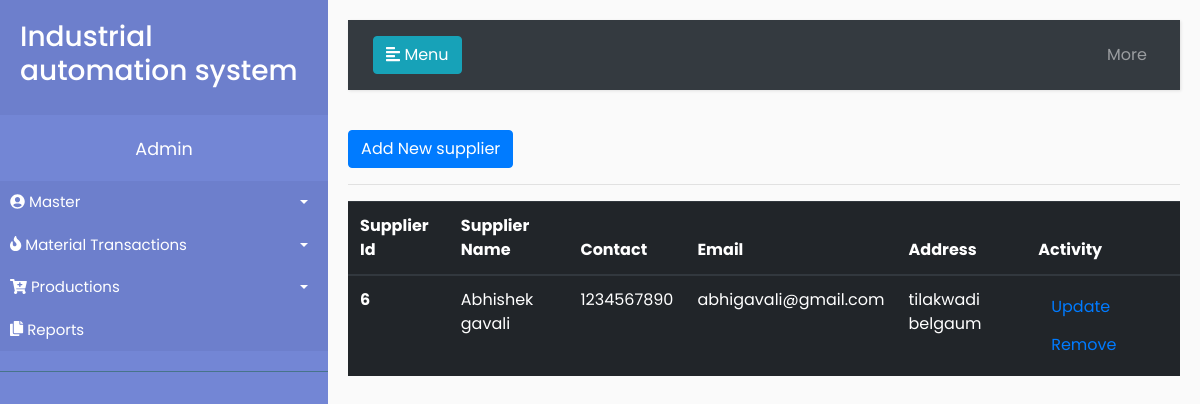
Page /supplier/ (signed in) on the committed database.
### master/models.py (models this page shows, shortened)
class Supplier(models.Model):
	name = models.CharField(max_length=50)
	contact = models.PositiveIntegerField(max_length=10)
	email_id = models.EmailField(max_length=254, blank=True)
	address = models.TextField()
	created_date = models.DateTimeField(default=timezone.now)

### master/views.py (the view)
# urls.py: path('supplier/',views.supplier,name='supplier'),
@login_required
def supplier(request):
	supp = Supplier.objects.all()
	return render(request, 'master/supplier.html', {'supp': supp})

### master/templates/master/supplier.html
{% extends 'base.html' %}
{% block content %}
<a class="btn btn-primary" href="{% url 'newsupplier' %}" role="button">Add New supplier</a> <hr/>
<table class="table table-dark">
  <thead>
    <tr>
      <th scope="col">Supplier Id</th>
      <th scope="col">Supplier Name</th>
      <th scope="col">Contact</th>
      <th scope="col">Email</th>
      <th scope="col">Address</th>
      <th scope="col">Activity </th>
    </tr>
  </thead>
  <tbody>
{% for detail in supp %}
    <tr>
      <th scope="row"> {{ detail.id }}</th>
      <td>{{ detail.name }}</td>
      <td>{{ detail.contact }}</td>
      <td>{{ detail.email_id }}</td>
      <td>{{ detail.address }}</td>
      <td><a class="btn btn-link" href="{% url 'editsupplier' detail.id %}"> Update </a>
      <a class="btn btn-link confirm-delete"  href="{% url 'deletesupplier' pk=detail.pk %}"> Remove </a>  </td>
    </tr>
    {% endfor %}
  </tbody>
</table>
{% endblock %}

### master/static/css/style.css (style rules this page uses)
body { font-family: 'Poppins', sans-serif; background: #fafafa; }
a, a:hover, a:focus { color: inherit; text-decoration: none; transition: all 0.3s; }

### rows in the picture
Supplier: id "6", name "Abhishek gavali", contact "1234567890", email_id "abhigavali@gmail.com", address "tilakwadi belgaum"
